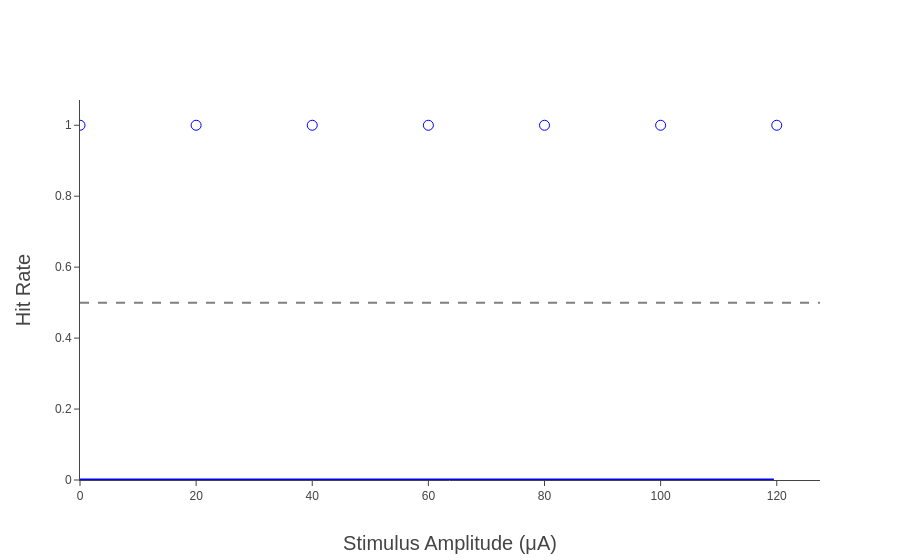

Write notebook code for a chart like this one.
### Code cell
filter = {'idcurves':365}
df0 = filter_data(df,filter)
psychometric_fig(df0)

### Figure 1 — Plotly figure (JSON) as saved in the notebook; plotly's stock layout.template omitted (floating-point values rounded to 4 significant figures; data arrays with more than 128 entries replaced by an {"elided": "..."} marker saying what was removed)
{"data": [{"hovertext": [365, 365, 365, 365, 365, 365, 365], "marker": {"color": "blue", "size": 10, "symbol": "circle-open"}, "mode": "markers", "name": "Monkey U", "showlegend": false, "type": "scatter", "x": [60, 100, 20, 40, 0, 120, 80], "y": [1, 1, 1, 1, 1, 1, 1]}, {"line": {"color": "blue", "width": 3}, "showlegend": false, "type": "scatter", "x": {"elided": "240 float values"}, "y": {"elided": "240 float values"}}], "layout": {"autosize": true, "hovermode": "closest", "shapes": [{"line": {"color": "grey", "dash": "dash", "width": 2}, "type": "line", "x0": 0, "x1": 1, "xref": "paper", "y0": 0.5, "y1": 0.5}], "showlegend": true, "xaxis": {"autorange": true, "range": [0, 127.5], "showgrid": false, "showline": true, "title": {"text": "Stimulus Amplitude (μA)"}, "type": "linear"}, "yaxis": {"autorange": true, "range": [0, 1.079], "showgrid": false, "showline": true, "title": {"text": "Hit Rate"}, "type": "linear"}}}
